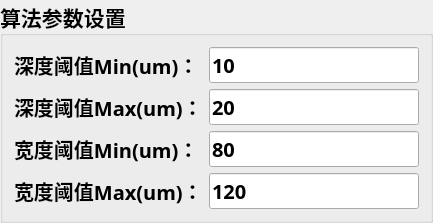
      <widget class="QGroupBox" name="groupBox_8">
       <property name="sizePolicy">
        <sizepolicy hsizetype="Fixed" vsizetype="Preferred">
         <horstretch>0</horstretch>
         <verstretch>0</verstretch>
        </sizepolicy>
       </property>
       <property name="minimumSize">
        <size>
         <width>0</width>
         <height>0</height>
        </size>
       </property>
       <property name="font">
        <font>
         <family>微软雅黑</family>
         <pointsize>16</pointsize>
         <weight>75</weight>
         <bold>true</bold>
        </font>
       </property>
       <property name="styleSheet">
        <string notr="true"/>
       </property>
       <property name="title">
        <string>算法参数设置</string>
       </property>
       <layout class="QGridLayout" name="gridLayout_6">
        <item row="0" column="0">
         <widget class="QLabel" name="label_23">
          <property name="sizePolicy">
           <sizepolicy hsizetype="Minimum" vsizetype="Fixed">
            <horstretch>0</horstretch>
            <verstretch>0</verstretch>
           </sizepolicy>
          </property>
          <property name="minimumSize">
           <size>
            <width>180</width>
            <height>30</height>
           </size>
          </property>
          <property name="maximumSize">
           <size>
            <width>18</width>
            <height>16777215</height>
           </size>
          </property>
          <property name="font">
           <font>
            <pointsize>15</pointsize>
            <weight>75</weight>
            <bold>true</bold>
           </font>
          </property>
          <property name="text">
           <string>深度阈值Min(um)：</string>
          </property>
         </widget>
        </item>
        <item row="0" column="1">
         <widget class="QLineEdit" name="editDetectedDepthMin">
          <property name="sizePolicy">
           <sizepolicy hsizetype="Preferred" vsizetype="Fixed">
            <horstretch>0</horstretch>
            <verstretch>0</verstretch>
           </sizepolicy>
          </property>
          <property name="minimumSize">
           <size>
            <width>0</width>
            <height>30</height>
           </size>
          </property>
          <property name="font">
           <font>
            <pointsize>15</pointsize>
            <weight>75</weight>
            <bold>true</bold>
           </font>
          </property>
          <property name="text">
           <string>10</string>
          </property>
         </widget>
        </item>
        <item row="1" column="0">
         <widget class="QLabel" name="label_8">
          <property name="minimumSize">
           <size>
            <width>180</width>
            <height>0</height>
           </size>
          </property>
          <property name="font">
           <font>
            <pointsize>15</pointsize>
            <weight>75</weight>
            <bold>true</bold>
           </font>
          </property>
          <property name="text">
           <string>深度阈值Max(um)：</string>
          </property>
         </widget>
        </item>
        <item row="1" column="1">
         <widget class="QLineEdit" name="editDetectedDepthMax">
          <property name="minimumSize">
           <size>
            <width>0</width>
            <height>30</height>
           </size>
          </property>
          <property name="font">
           <font>
            <pointsize>15</pointsize>
            <weight>75</weight>
            <bold>true</bold>
           </font>
          </property>
          <property name="text">
           <string>20</string>
          </property>
         </widget>
        </item>
        <item row="2" column="0">
         <widget class="QLabel" name="label_22">
          <property name="minimumSize">
           <size>
            <width>180</width>
            <height>30</height>
           </size>
          </property>
          <property name="maximumSize">
           <size>
            <width>180</width>
            <height>16777215</height>
           </size>
          </property>
          <property name="font">
           <font>
            <pointsize>15</pointsize>
            <weight>75</weight>
            <bold>true</bold>
           </font>
          </property>
          <property name="text">
           <string>宽度阈值Min(um)：</string>
          </property>
         </widget>
        </item>
        <item row="2" column="1">
         <widget class="QLineEdit" name="editDetectedWidthMin">
          <property name="sizePolicy">
           <sizepolicy hsizetype="Preferred" vsizetype="Fixed">
            <horstretch>0</horstretch>
            <verstretch>0</verstretch>
           </sizepolicy>
          </property>
          <property name="minimumSize">
           <size>
            <width>0</width>
            <height>30</height>
           </size>
          </property>
          <property name="font">
           <font>
            <pointsize>15</pointsize>
            <weight>75</weight>
            <bold>true</bold>
           </font>
          </property>
          <property name="text">
           <string>80</string>
          </property>
         </widget>
        </item>
        <item row="3" column="1">
         <widget class="QLineEdit" name="editDetectedWidthMax">
          <property name="minimumSize">
           <size>
            <width>0</width>
            <height>30</height>
           </size>
          </property>
          <property name="font">
           <font>
            <pointsize>15</pointsize>
            <weight>75</weight>
            <bold>true</bold>
           </font>
          </property>
          <property name="text">
           <string>120</string>
          </property>
         </widget>
        </item>
        <item row="3" column="0">
         <widget class="QLabel" name="label_11">
          <property name="minimumSize">
           <size>
            <width>180</width>
            <height>0</height>
           </size>
          </property>
          <property name="font">
           <font>
            <pointsize>15</pointsize>
            <weight>75</weight>
            <bold>true</bold>
           </font>
          </property>
          <property name="text">
           <string>宽度阈值Max(um)：</string>
          </property>
         </widget>
        </item>
       </layout>
      </widget>
